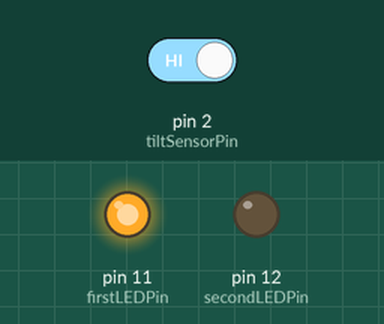
Bench run of a sketch on a simulated Arduino Uno, built with avr-gcc and run on an emulated ATmega328P. Shown: output pins drawn as LEDs (lit = HIGH). Inputs (shaded band) come from the test bench; at power-on: pin 2 (tiltSensorPin) HIGH.

Above: at 1.2 s.
1.3 s: pin 2 (tiltSensorPin) driven LOW
At 2.0 s:
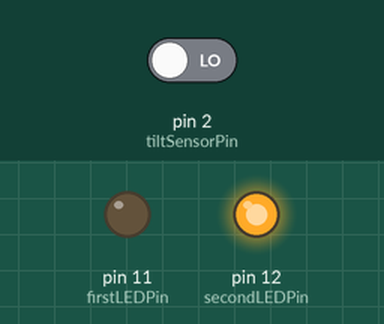
2.8 s: pin 2 (tiltSensorPin) driven HIGH
At 3.2 s:
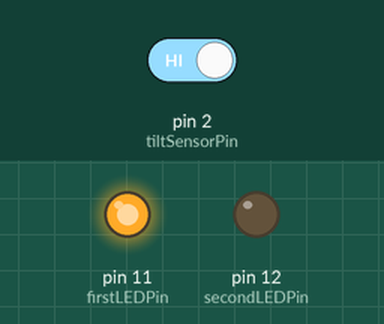
Timing chart, 0 to 5.8 s (numbered marks = the images above; inputs shaded):
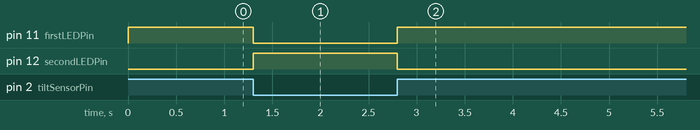

The sketch:

tilt_sensor.ino
```cpp
const int tiltSensorPin = 2;
const int firstLEDPin = 11;
const int secondLEDPin = 12;

void setup()
{
 pinMode (tiltSensorPin, INPUT);
 digitalWrite (tiltSensorPin, HIGH);
 pinMode (firstLEDPin, OUTPUT);
 pinMode (secondLEDPin, OUTPUT);
}

void loop()
{
 if (digitalRead(tiltSensorPin)){
 digitalWrite(firstLEDPin, HIGH);
 digitalWrite(secondLEDPin, LOW);
 }
 else{
 digitalWrite(firstLEDPin, LOW);
 digitalWrite(secondLEDPin, HIGH);
 }
}
```

Measured:
- after the input at 1.3 s, pin 11 (firstLEDPin): HIGH → LOW at once; pin 12 (secondLEDPin): LOW → HIGH at once
- after the input at 2.8 s, pin 11 (firstLEDPin): LOW → HIGH at once; pin 12 (secondLEDPin): HIGH → LOW at once
